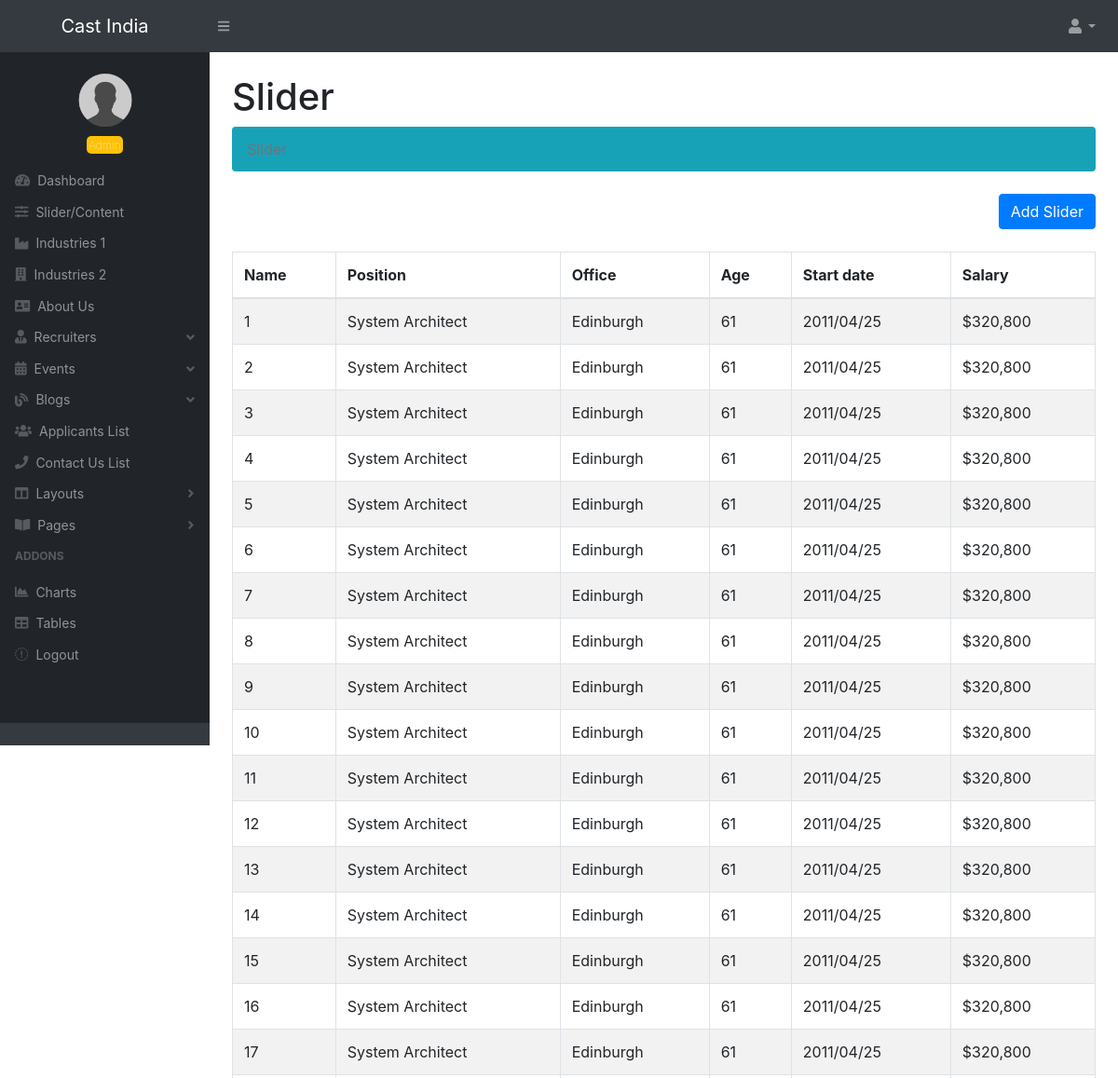
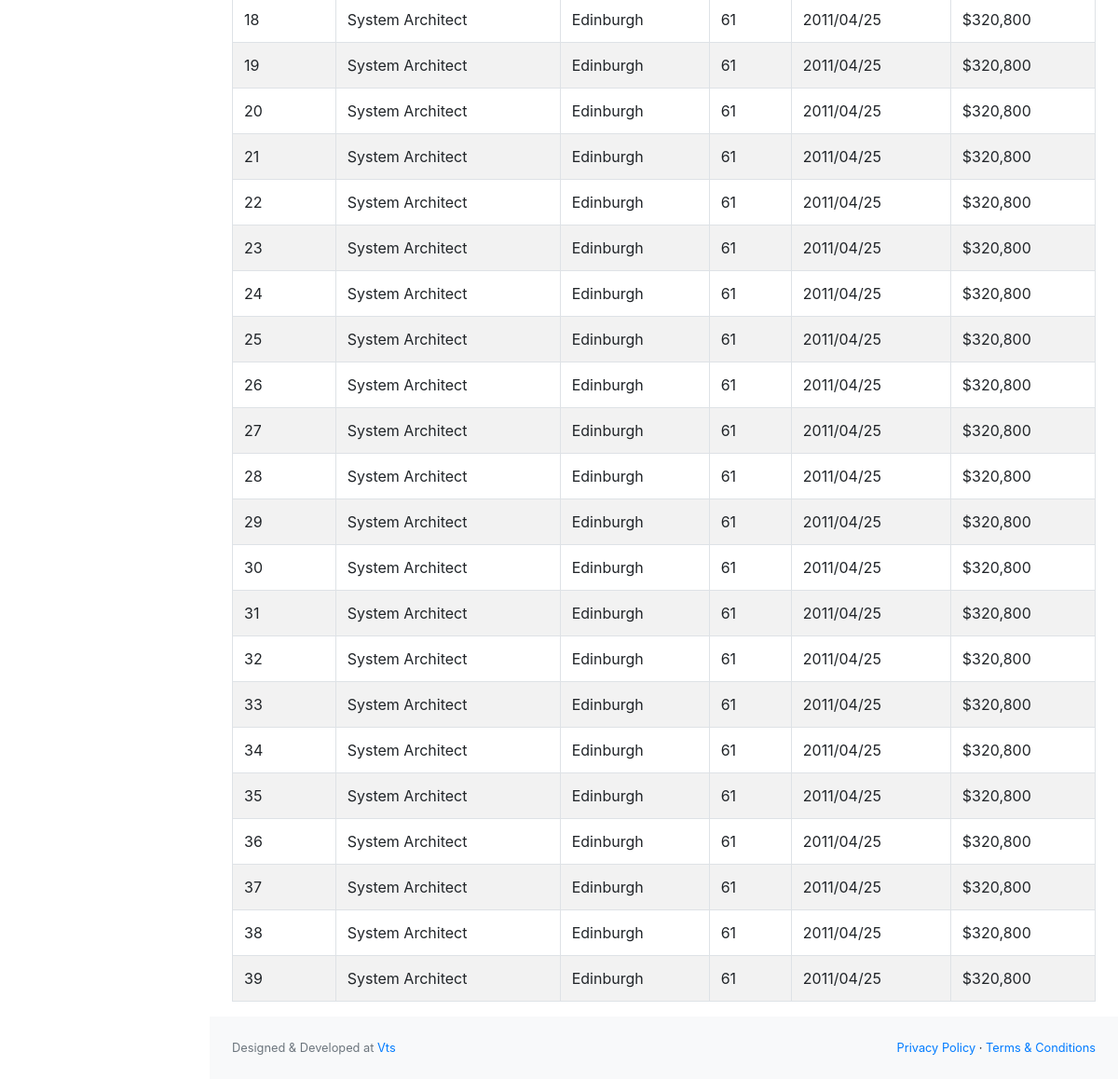
The page /index.php/admin/slider on the database its author committed (2 pictures, top to bottom).
### tables this page shows
CREATE TABLE `blogs` (
  `id` int(11) NOT NULL,
  `blog_user_id` int(11) DEFAULT NULL,
  `blog_id` int(11) DEFAULT NULL,
  `blog_category_id` varchar(100) DEFAULT NULL,
  `blog_title` varchar(200) DEFAULT NULL,
  `description` longtext DEFAULT NULL,
  `blog_images` longtext DEFAULT NULL,
  `gallary_images` longtext DEFAULT NULL,
  `approve` enum('Y','N') DEFAULT 'N',
  `update_flag` enum('Y','N') DEFAULT NULL,
  `update_by` int(11) DEFAULT NULL,
  `delete_flag` enum('Y','N') NOT NULL DEFAULT 'N',
  `date_created` datetime DEFAULT NULL,
  `date_updated` datetime DEFAULT NULL
);

### application/controllers/Admin.php (called while the page is built, shortened)
<?php
class Admin extends CI_Controller {
	public function __construct()
	{
        $this->load->helper('url','form');
        $this->load->library("pagination");
		$this->load->model('Admin_model');
		$this->load->library('email');
	}
	public function slider()
	{
		$filter='';
		$users_record = $this->Admin_model->getData($filter);
		$data['result'] = $users_record;
		$this->load->view('templates/admin/slider.php',$data);
	}
}

### index.php (called while the page is built, shortened)
<?php
require_once BASEPATH.'core/CodeIgniter.php';

### application/models/Admin_model.php (called while the page is built, shortened)
<?php if ( ! defined('BASEPATH')) exit('No direct script access allowed');
Class Admin_model extends CI_Model {
		public function getData() {
		  $this->db->select('*');
		  $this->db->from('blogs');
		  $query = $this->db->get();
		  return $query->result_array();
		}
}

### application/views/templates/admin/slider.php (the view, shortened to what this page needs)
<!DOCTYPE html>
<html lang="en">
<?php
include "top_head.php";
$title="Slider";
?>
<div id="layoutSidenav">
    <div id="layoutSidenav_nav">
        <?php  include "left_menu.php"; ?>
    </div>
    <div id="layoutSidenav_content">
        <main>
            <div class="container-fluid">
                <h1 class="mt-4"><?php echo $title;  ?></h1>
                <ol class="bg-info text-light breadcrumb mb-4">
                    <li class="breadcrumb-item active"><?php echo $title;  ?></li>
                </ol>
                <form class="row ">
                    <div class="col-md-12 text-right">
                        <button type="button" class="btn btn-primary" data-toggle="modal" data-target="#add">Add
                            <?php echo $title;  ?></button><br><br>
                    </div>
                </form>
                <div class="row">
                    <div class="col-md-12 ">
                        <table id="example" class="table table-striped table-bordered" width='100%'>
                            <thead>
                                <tr>
                                    <th>Name</th>
                                    <th>Position</th>
                                    <th>Office</th>
                                    <th>Age</th>
                                    <th>Start date</th>
                                    <th>Salary</th>
                                </tr>
                            </thead>
                            <tbody>
                                <tr <?php foreach($result as $index)  {?>>
                                    <td><?php echo $index['blog_id']; ?></td>
                                    <td>System Architect</td>
                                    <td>Edinburgh</td>
                                    <td>61</td>
                                    <td>2011/04/25</td>
                                    <td>$320,800</td>
                                </tr <?php } ?>>
                            </tbody>
                        </table>
                    </div>
                </div>
        </main>
        <?php include "footer.php";  ?>
    </div>
</div>
</body>
</html>

### application/views/templates/admin/top_head.php (shortened to what this page needs)
<?php
$pagename= basename($_SERVER['PHP_SELF']);
?>
<head>
<link rel="stylesheet" href="https://maxcdn.bootstrapcdn.com/bootstrap/4.0.0/css/bootstrap.min.css">
<link href="https://cdn.datatables.net/1.10.22/css/jquery.dataTables.min.css" rel="stylesheet" />
<link href="<?php echo base_url(); ?>css/admincss/css/styles.css" rel="stylesheet" />
</head>
       <body class="sb-nav-fixed">
           <nav class="sb-topnav navbar navbar-expand navbar-dark bg-dark">
               <a class="navbar-brand text-center" href="<?php echo base_url();?>admin">Cast India</a>
               <button class="btn btn-link btn-sm order-1 order-lg-0" id="sidebarToggle" href="#"><i class="fas fa-bars"></i></button>
               <ul class="navbar-nav ml-auto ml-md-0">
                   <li class="nav-item dropdown">
                       <a class="nav-link dropdown-toggle" id="userDropdown" href="#" role="button" data-toggle="dropdown" aria-haspopup="true" aria-expanded="false"><i class="fas fa-user fa-fw"></i></a>
                   </li>
               </ul>
           </nav>

### application/views/templates/admin/left_menu.php (shortened to what this page needs)
<nav class="sb-sidenav accordion sb-sidenav-dark" id="sidenavAccordion">
<div class="sb-sidenav-menu">
<div class="nav">
<div class="text-center admin-pic">
<img src="<?php echo base_url(); ?>img/default.png" alt="default.jpg" style="width: 60px;">
<div class="sb-sidenav-menu-heading"><span class="bg-warning bg-admin">Admin</span></div>
</div>
<a class="nav-link" href="<?php echo base_url(); ?>admin">
<div class="sb-nav-link-icon"><i class="fas fa-tachometer-alt"></i></div>
Dashboard
</a>
<a class="nav-link" href="<?php echo base_url(); ?>admin/slider_content">
<div class="sb-nav-link-icon"><i class="fas fa-sliders-h"></i></div>
Slider/Content
</a>
<a class="nav-link" href="<?php echo base_url(); ?>admin/industriesone">
<div class="sb-nav-link-icon"><i class="fas fa-industry"></i></div>
Industries 1
</a>
<a class="nav-link" href="<?php echo base_url(); ?>admin/industriestwo">
<div class="sb-nav-link-icon"><i class="fas fa-building"></i></div>
Industries 2
</a>
<a class="nav-link" href="<?php echo base_url(); ?>admin/aboutus">
<div class="sb-nav-link-icon"><i class="fas fa-address-card"></i></div>
About Us
</a>
<a class="nav-link <?php if(($pagename=='recuiter_list')||($pagename=='jobs_list')||($pagename=='job_details')){echo "collapsed active";}else{ echo "";} ?>" href="#" data-toggle="collapse" data-target="#collapseLayouts" <?php if($pagename=='recuiter_list'){echo "aria-expanded='true'";}else{ echo "aria-expanded='false'";} ?> aria-controls="collapseLayouts">
<div class="sb-nav-link-icon"><i class="fas fa-user-tie"></i></div>
Recruiters
<div class="sb-sidenav-collapse-arrow"><i class="fas fa-angle-down"></i></div>
</a>
<a class="nav-link <?php if(($pagename=='events')||($pagename=='view_events')||($pagename=='detail_events')){echo "collapsed active";}else{ echo "";} ?>" href="#" data-toggle="collapse" data-target="#collapseLayoutstwo" <?php if($pagename=='recuiter_list'){echo "aria-expanded='true'";}else{ echo "aria-expanded='false'";} ?> aria-controls="collapseLayouts">
<div class="sb-nav-link-icon"><i class="fas fa-calendar-alt"></i></div>
Events
<div class="sb-sidenav-collapse-arrow"><i class="fas fa-angle-down"></i></div>
</a>
<a class="nav-link <?php if(($pagename=='blog_catagories')||($pagename=='blog_list')||($pagename=='details_blogs') ){echo "collapsed active";}else{ echo "";} ?>" href="#" data-toggle="collapse" data-target="#collapseLayoutsthree" <?php if($pagename=='recuiter_list'){echo "aria-expanded='true'";}else{ echo "aria-expanded='false'";} ?> aria-controls="collapseLayouts">
<div class="sb-nav-link-icon"><i class="fas fa-blog"></i></div>
Blogs
<div class="sb-sidenav-collapse-arrow"><i class="fas fa-angle-down"></i></div>
</a>
<a class="nav-link" href="<?php echo base_url();?>admin/applicant_list">
<div class="sb-nav-link-icon"><i class="fas fa-users"></i></div>
Applicants List
</a>
<a class="nav-link" href="<?php echo base_url();?>admin/contact_us">
<div class="sb-nav-link-icon"><i class="fas fa-phone"></i></div>
Contact Us List
</a>
<a class="nav-link collapsed" href="#" data-toggle="collapse" data-target="#collapseLayouts" aria-expanded="false" aria-controls="collapseLayouts">
<div class="sb-nav-link-icon"><i class="fas fa-columns"></i></div>
Layouts
<div class="sb-sidenav-collapse-arrow"><i class="fas fa-angle-down"></i></div>
</a>
<a class="nav-link collapsed" href="#" data-toggle="collapse" data-target="#collapsePages" aria-expanded="false" aria-controls="collapsePages">
<div class="sb-nav-link-icon"><i class="fas fa-book-open"></i></div>
Pages
<div class="sb-sidenav-collapse-arrow"><i class="fas fa-angle-down"></i></div>
</a>
<div class="sb-sidenav-menu-heading">Addons</div>
<a class="nav-link" href="charts.html">
<div class="sb-nav-link-icon"><i class="fas fa-chart-area"></i></div>
Charts
</a>
<a class="nav-link" href="tables.html">
<div class="sb-nav-link-icon"><i class="fas fa-table"></i></div>
Tables
</a>
<a class="nav-link" href="<?php echo base_url(); ?>admin/logout">
<div class="sb-nav-link-icon"><i class="fas fa-sigin"></i></div>
Logout
</a>
</div>
</div>
<div class="sb-sidenav-footer">
</div>
</nav>

### application/views/templates/admin/footer.php
<footer class="py-4 bg-light mt-auto">
                    <div class="container-fluid">
                        <div class="d-flex align-items-center justify-content-between small">
                            <div class="text-muted">Designed & Developed at <a href="<?php echo COMPANY; ?>" target="_blank">Vts</a></div>
                            <div>
                                <a href="#">Privacy Policy</a>
                                &middot;
                                <a href="#">Terms &amp; Conditions</a>
                            </div>
                        </div>
                    </div>
                </footer>

### rows shown on the page
blogs: blog "1"
blogs: blog "2"
blogs: blog "3"
blogs: blog "4"
blogs: blog "5"
blogs: blog "6"
blogs: blog "7"
blogs: blog "8"
blogs: blog "9"
blogs: blog "10"
blogs: blog "11"
blogs: blog "12"
blogs: blog "13"
blogs: blog "14"
blogs: blog "15"
blogs: blog "16"
blogs: blog "17"
blogs: blog "18"
blogs: blog "19"
blogs: blog "20"
blogs: blog "21"
blogs: blog "22"
blogs: blog "23"
blogs: blog "24"
blogs: blog "25"
blogs: blog "26"
blogs: blog "27"
blogs: blog "28"
blogs: blog "29"
blogs: blog "30"
blogs: blog "31"
blogs: blog "32"
blogs: blog "33"
blogs: blog "34"
blogs: blog "35"
blogs: blog "36"
blogs: blog "37"
blogs: blog "38"
blogs: blog "39"

### other values the page prints
$title "Slider"
